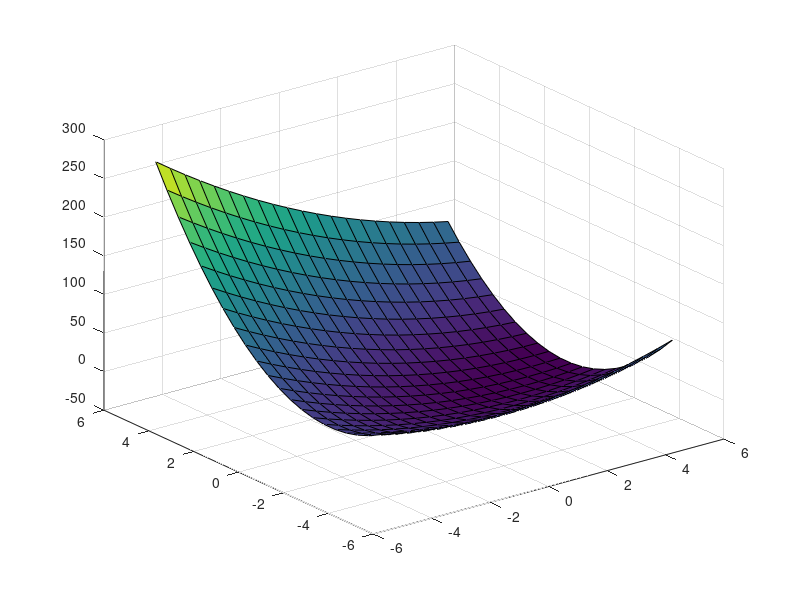
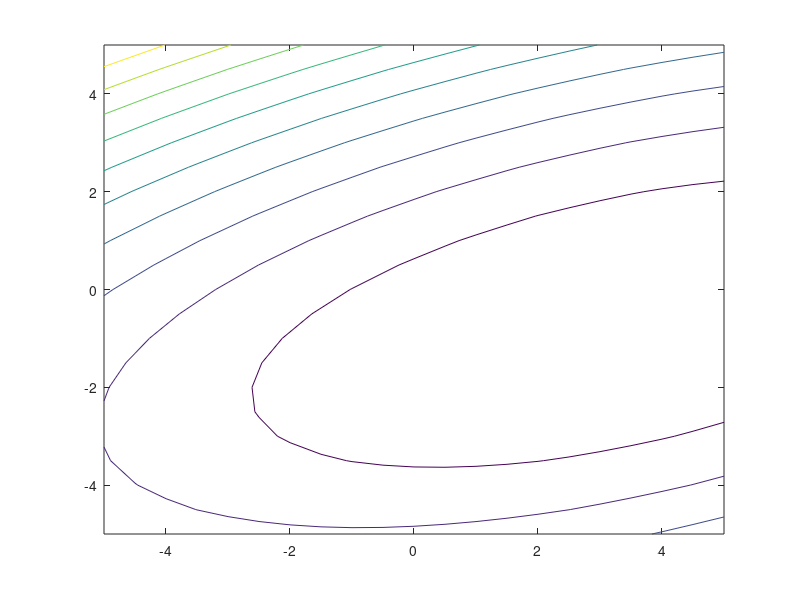

Write the MATLAB code that produced these figures, in order.
%% fminbnd

fun=@(x)(-1)*(2*sin(x)-(x.^2)/10);
options=optimset("TolX",10.^(-2),"TolFun",10.^(-12),"MaxIter",20);
[xfinal1,ffinal1,flag1,output1]=fminbnd(fun,4,8,options);
iter1=output1.iterations;
ffinal1=-1*ffinal1;

%% fminsearch

options=optimset("TolX",10.^(-6),"TolFun",10.^(-6));
fun2=@(X) (-8*X(1))+(X(1).^2)+(12*X(2))+(4*X(2).^2)-(2*X(1).*X(2));
[pfinal2,ffinal2,flag2,output2] = fminsearch(fun2,[0,0],options)
iter2=output2.iterations;
xfinal2=pfinal2(1)
yfinal2=pfinal2(2)

%% by inspection

fun=@(X,Y) (-8*X)+(X.^2)+(12*Y)+(4*Y.^2)-(2*X.*Y);

[x1,y1]=meshgrid(-5:0.5:5);
z1=fun(x1,y1);
f1=figure;
surf(x1,y1,z1)
f2=figure;
contour(x1,y1,z1)

